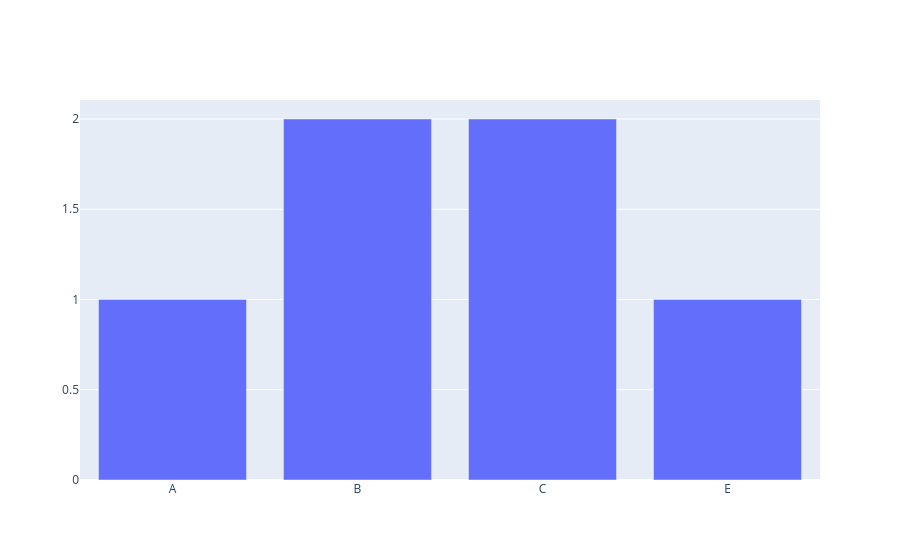

Source (notebook cell):
### Code cell
import plotly.graph_objects as go 
fig = go.Figure() 

fig.add_trace(
    go.Bar(
        x=df1.index,
        y=df1["year"],
    
    )
) 

fig.show()

### Figure 1 — Plotly figure (JSON) as saved in the notebook; plotly's stock layout.template omitted (floating-point values rounded to 4 significant figures)
{"data": [{"type": "bar", "x": ["A", "B", "C", "E"], "y": [1, 2, 2, 1]}], "layout": {}}
